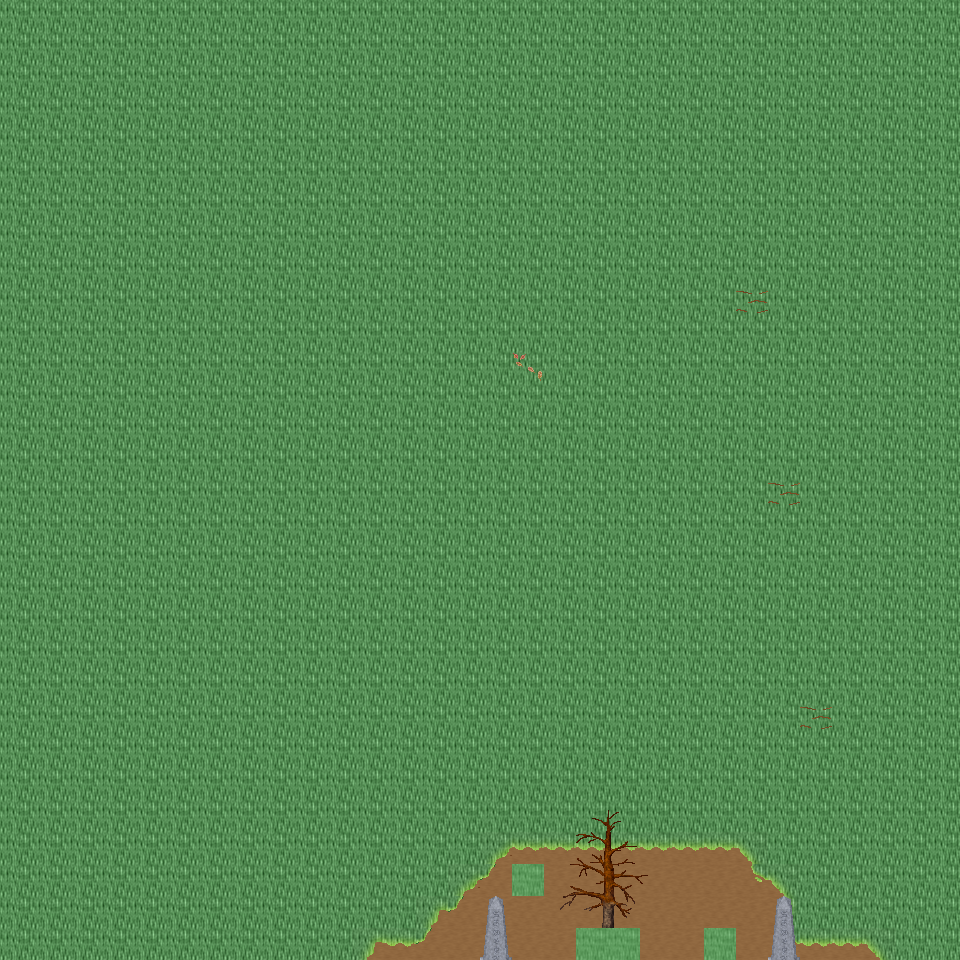

Below is a game level as drawn by its tile map, then a one-line description and the .tmx that defines it (tile-layer data replaced by summaries):
An orthogonal 30x30 tile map with 32x32 px tiles, 6 tile layers (Ground, Object, Object2, Above, ...), 50 tilesets and 5 objects (5x mapExit).

<map version="1.0" orientation="orthogonal" renderorder="right-down" width="30" height="30" tilewidth="32" tileheight="32" nextobjectid="6">
  <tileset firstgid="1" name="tileset_ground_ground" tilewidth="32" tileheight="32" tilecount="33" columns="3">
    <image source="../drawable/tileset_ground_ground.png" width="96" height="352" />
  </tileset>
  <tileset firstgid="34" name="tileset_building_castle" tilewidth="32" tileheight="32" tilecount="320" columns="20">
    <image source="../drawable/tileset_building_castle.png" width="640" height="512" />
  </tileset>
  <tileset firstgid="354" name="tileset_furniture_carpet_carpets_2" tilewidth="32" tileheight="32" tilecount="20" columns="4">
    <image source="../drawable/tileset_furniture_carpet_carpets_2.png" width="128" height="160" />
  </tileset>
  <tileset firstgid="374" name="tileset_ground_indoor_tiles" tilewidth="32" tileheight="32" tilecount="8" columns="2">
    <image source="../drawable/tileset_ground_indoor_tiles.png" width="64" height="128" />
  </tileset>
  <tileset firstgid="382" name="tileset_building_entrance_int_iron_bars" tilewidth="32" tileheight="32" tilecount="12" columns="3">
    <image source="../drawable/tileset_building_entrance_int_iron_bars.png" width="96" height="128" />
  </tileset>
  <tileset firstgid="394" name="tileset_plant_bush_hedge" tilewidth="32" tileheight="32" tilecount="35" columns="5">
    <image source="../drawable/tileset_plant_bush_hedge.png" width="160" height="224" />
  </tileset>
  <tileset firstgid="429" name="tileset_building_church" tilewidth="32" tileheight="32" tilecount="56" columns="8">
    <image source="../drawable/tileset_building_church.png" width="256" height="224" />
  </tileset>
  <tileset firstgid="485" name="tileset_logic_collision" tilewidth="32" tileheight="32" tilecount="1" columns="1">
    <image source="../drawable/tileset_logic_collision.png" width="32" height="32" />
  </tileset>
  <tileset firstgid="486" name="tileset_logic_item_vegetable" tilewidth="32" tileheight="32" tilecount="16" columns="8">
    <image source="../drawable/tileset_logic_item_vegetable.png" width="256" height="64" />
  </tileset>
  <tileset firstgid="502" name="tileset_ground_rock_rocks" tilewidth="32" tileheight="32" tilecount="4" columns="2">
    <image source="../drawable/tileset_ground_rock_rocks.png" width="64" height="64" />
  </tileset>
  <tileset firstgid="506" name="tileset_item_corpse_huge_animal" tilewidth="32" tileheight="32" tilecount="16" columns="2">
    <image source="../drawable/tileset_item_corpse_huge_animal.png" width="64" height="256" />
  </tileset>
  <tileset firstgid="522" name="tileset_plant_tree_dead_tree_4" tilewidth="32" tileheight="32" tilecount="20" columns="4">
    <image source="../drawable/tileset_plant_tree_dead_tree_4.png" width="128" height="160" />
  </tileset>
  <tileset firstgid="542" name="tileset_logic_creature_undead" tilewidth="32" tileheight="32" tilecount="16" columns="8">
    <image source="../drawable/tileset_logic_creature_undead.png" width="256" height="64" />
  </tileset>
  <tileset firstgid="558" name="tileset_plant_tree_dead_tree_2" tilewidth="32" tileheight="32" tilecount="20" columns="4">
    <image source="../drawable/tileset_plant_tree_dead_tree_2.png" width="128" height="160" />
  </tileset>
  <tileset firstgid="578" name="tileset_item_gothic_headstone_2" tilewidth="32" tileheight="32" tilecount="3" columns="1">
    <image source="../drawable/tileset_item_gothic_headstone_2.png" width="32" height="96" />
  </tileset>
  <tileset firstgid="581" name="tileset_building_house_3" tilewidth="32" tileheight="32" tilecount="48" columns="6">
    <image source="../drawable/tileset_building_house_3.png" width="192" height="256" />
  </tileset>
  <tileset firstgid="629" name="tileset_object_scarecrow" tilewidth="32" tileheight="32" tilecount="2" columns="1">
    <image source="../drawable/tileset_object_scarecrow.png" width="32" height="64" />
  </tileset>
  <tileset firstgid="631" name="tileset_plant_tree_fall_trees" tilewidth="32" tileheight="32" tilecount="40" columns="8">
    <image source="../drawable/tileset_plant_tree_fall_trees.png" width="256" height="160" />
  </tileset>
  <tileset firstgid="671" name="tileset_logic_creature_undead_fallen" tilewidth="32" tileheight="32" tilecount="16" columns="8">
    <image source="../drawable/tileset_logic_creature_undead_fallen.png" width="256" height="64" />
  </tileset>
  <tileset firstgid="687" name="tileset_building_decoration_orbpedestal" tilewidth="32" tileheight="32" tilecount="2" columns="1">
    <image source="../drawable/tileset_building_decoration_orbpedestal.png" width="32" height="64" />
  </tileset>
  <tileset firstgid="689" name="tileset_ground_rock_rocks_3" tilewidth="32" tileheight="32" tilecount="16" columns="4">
    <image source="../drawable/tileset_ground_rock_rocks_3.png" width="128" height="128" />
  </tileset>
  <tileset firstgid="705" name="tileset_plant_tree_chestnut_tree" tilewidth="32" tileheight="32" tilecount="20" columns="4">
    <image source="../drawable/tileset_plant_tree_chestnut_tree.png" width="128" height="160" />
  </tileset>
  <tileset firstgid="725" name="tileset_plant_stump_hollow_logs" tilewidth="32" tileheight="32" tilecount="6" columns="3">
    <image source="../drawable/tileset_plant_stump_hollow_logs.png" width="96" height="64" />
  </tileset>
  <tileset firstgid="731" name="tileset_logic_creature_golem" tilewidth="32" tileheight="32" tilecount="4" columns="4">
    <image source="../drawable/tileset_logic_creature_golem.png" width="128" height="32" />
  </tileset>
  <tileset firstgid="735" name="tileset_ground_grass_edges" tilewidth="32" tileheight="32" tilecount="36" columns="12">
    <image source="../drawable/tileset_ground_grass_edges.png" width="384" height="96" />
  </tileset>
  <tileset firstgid="771" name="tileset_ground_grass_corners" tilewidth="32" tileheight="32" tilecount="24" columns="6">
    <image source="../drawable/tileset_ground_grass_corners.png" width="192" height="128" />
  </tileset>
  <tileset firstgid="795" name="tileset_ground_water_pool" tilewidth="32" tileheight="32" tilecount="72" columns="3">
    <image source="../drawable/tileset_ground_water_pool.png" width="96" height="768" />
  </tileset>
  <tileset firstgid="867" name="tileset_ground_earth_edges" tilewidth="32" tileheight="32" tilecount="18" columns="6">
    <image source="../drawable/tileset_ground_earth_edges.png" width="192" height="96" />
  </tileset>
  <tileset firstgid="885" name="tileset_logic_creature_ent" tilewidth="32" tileheight="32" tilecount="4" columns="4">
    <image source="../drawable/tileset_logic_creature_ent.png" width="128" height="32" />
  </tileset>
  <tileset firstgid="889" name="tileset_plant_leaves" tilewidth="32" tileheight="32" tilecount="8" columns="4">
    <image source="../drawable/tileset_plant_leaves.png" width="128" height="64" />
  </tileset>
  <tileset firstgid="897" name="tileset_object_well_hoist" tilewidth="32" tileheight="32" tilecount="9" columns="3">
    <image source="../drawable/tileset_object_well_hoist.png" width="96" height="96" />
  </tileset>
  <tileset firstgid="906" name="tileset_building_stairs_grey_stone_stairs_down" tilewidth="32" tileheight="32" tilecount="6" columns="3">
    <image source="../drawable/tileset_building_stairs_grey_stone_stairs_down.png" width="96" height="64" />
  </tileset>
  <tileset firstgid="912" name="tileset_ground_green_paving" tilewidth="32" tileheight="32" tilecount="18" columns="3">
    <image source="../drawable/tileset_ground_green_paving.png" width="96" height="192" />
  </tileset>
  <tileset firstgid="930" name="tileset_plant_tree_tree_darkgreen" tilewidth="32" tileheight="32" tilecount="88" columns="8">
    <image source="../drawable/tileset_plant_tree_tree_darkgreen.png" width="256" height="352" />
  </tileset>
  <tileset firstgid="1018" name="tileset_light_dim_light_7x5" tilewidth="32" tileheight="32" tilecount="35" columns="7">
    <image source="../drawable/tileset_light_dim_light_7x5.png" width="224" height="160" />
  </tileset>
  <tileset firstgid="1053" name="tileset_furniture_light_lamp_bronze" tilewidth="32" tileheight="32" tilecount="3" columns="1">
    <image source="../drawable/tileset_furniture_light_lamp_bronze.png" width="32" height="96" />
  </tileset>
  <tileset firstgid="1056" name="tileset_light_light_5x5" tilewidth="32" tileheight="32" tilecount="25" columns="5">
    <image source="../drawable/tileset_light_light_5x5.png" width="160" height="160" />
  </tileset>
  <tileset firstgid="1081" name="tileset_plant_tree_pine_tree" tilewidth="32" tileheight="32" tilecount="20" columns="4">
    <image source="../drawable/tileset_plant_tree_pine_tree.png" width="128" height="160" />
  </tileset>
  <tileset firstgid="1101" name="tileset_plant_tree_pine_tree_1" tilewidth="32" tileheight="32" tilecount="20" columns="4">
    <image source="../drawable/tileset_plant_tree_pine_tree_1.png" width="128" height="160" />
  </tileset>
  <tileset firstgid="1121" name="tileset_furniture_chair_bench_wooden" tilewidth="32" tileheight="32" tilecount="8" columns="2">
    <image source="../drawable/tileset_furniture_chair_bench_wooden.png" width="64" height="128" />
  </tileset>
  <tileset firstgid="1129" name="tileset_plant_flower_flowers_mixed" tilewidth="32" tileheight="32" tilecount="16" columns="4">
    <image source="../drawable/tileset_plant_flower_flowers_mixed.png" width="128" height="128" />
  </tileset>
  <tileset firstgid="1145" name="tileset_building_thatched_roof_cottage1" tilewidth="32" tileheight="32" tilecount="20" columns="4">
    <image source="../drawable/tileset_building_thatched_roof_cottage1.png" width="128" height="160" />
  </tileset>
  <tileset firstgid="1165" name="tileset_item_blood_floor_stain" tilewidth="32" tileheight="32" tilecount="1" columns="1">
    <image source="../drawable/tileset_item_blood_floor_stain.png" width="32" height="32" />
  </tileset>
  <tileset firstgid="1166" name="tileset_item_firewood" tilewidth="32" tileheight="32" tilecount="12" columns="3">
    <image source="../drawable/tileset_item_firewood.png" width="96" height="128" />
  </tileset>
  <tileset firstgid="1178" name="tileset_item_gothic_headstone_1" tilewidth="32" tileheight="32" tilecount="1" columns="1">
    <image source="../drawable/tileset_item_gothic_headstone_1.png" width="32" height="32" />
  </tileset>
  <tileset firstgid="1179" name="tileset_item_gothic_tiny_headstone" tilewidth="32" tileheight="32" tilecount="1" columns="1">
    <image source="../drawable/tileset_item_gothic_tiny_headstone.png" width="32" height="32" />
  </tileset>
  <tileset firstgid="1180" name="tileset_plant_mosses" tilewidth="32" tileheight="32" tilecount="16" columns="4">
    <image source="../drawable/tileset_plant_mosses.png" width="128" height="128" />
  </tileset>
  <tileset firstgid="1196" name="tileset_building_fence_wooden_brown_fence" tilewidth="32" tileheight="32" tilecount="42" columns="7">
    <image source="../drawable/tileset_building_fence_wooden_brown_fence.png" width="224" height="192" />
  </tileset>
  <tileset firstgid="1238" name="tileset_logic_creature_undead_skeleton" tilewidth="32" tileheight="32" tilecount="6" columns="6">
    <image source="../drawable/tileset_logic_creature_undead_skeleton.png" width="192" height="32" />
  </tileset>
  <tileset firstgid="1244" name="tileset_logic_creature_undead_specter" tilewidth="32" tileheight="32" tilecount="6" columns="6">
    <image source="../drawable/tileset_logic_creature_undead_specter.png" width="192" height="32" />
  </tileset>
  <layer name="Ground" width="30" height="30">
    <data>[900 cells, 900 non-empty, 2 distinct tile ids]</data>
  </layer>
  <layer name="Object" width="30" height="30">
    <data>[900 cells, 31 non-empty, 12 distinct tile ids]</data>
  </layer>
  <layer name="Object2" width="30" height="30">
    <data>[900 cells, 0 non-empty, 0 distinct tile ids]</data>
  </layer>
  <layer name="Above" width="30" height="30">
    <data>[900 cells, 20 non-empty, 18 distinct tile ids]</data>
  </layer>
  <layer name="Above2" width="30" height="30">
    <data>[900 cells, 0 non-empty, 0 distinct tile ids]</data>
  </layer>
  <layer name="Walkable" width="30" height="30">
    <data>[900 cells, 4 non-empty, 1 distinct tile ids]</data>
  </layer>
  <objectgroup name="MapEvents">
    <object id="1" name="south" type="mapExit" x="0" y="928" width="576" height="32">
      <properties>
        <property name="map" value="level_0_x222_y60" />
        <property name="x" value="0" />
        <property name="y" value="1" />
      </properties>
    </object>
    <object id="2" name="south2" type="mapExit" x="640" y="928" width="64" height="32">
      <properties>
        <property name="map" value="level_0_x222_y60" />
        <property name="x" value="20" />
        <property name="y" value="1" />
      </properties>
    </object>
    <object id="3" name="south3" type="mapExit" x="736" y="928" width="224" height="32">
      <properties>
        <property name="map" value="level_0_x222_y60" />
        <property name="x" value="23" />
        <property name="y" value="1" />
      </properties>
    </object>
    <object id="4" name="west" type="mapExit" x="0" y="0" width="32" height="960">
      <properties>
        <property name="map" value="level_0_x221_y59" />
        <property name="x" value="28" />
        <property name="y" value="0" />
      </properties>
    </object>
    <object id="5" name="east" type="mapExit" x="928" y="0" width="32" height="960">
      <properties>
        <property name="map" value="level_0_x223_y59" />
        <property name="x" value="1" />
        <property name="y" value="0" />
      </properties>
    </object>
  </objectgroup>
</map>
